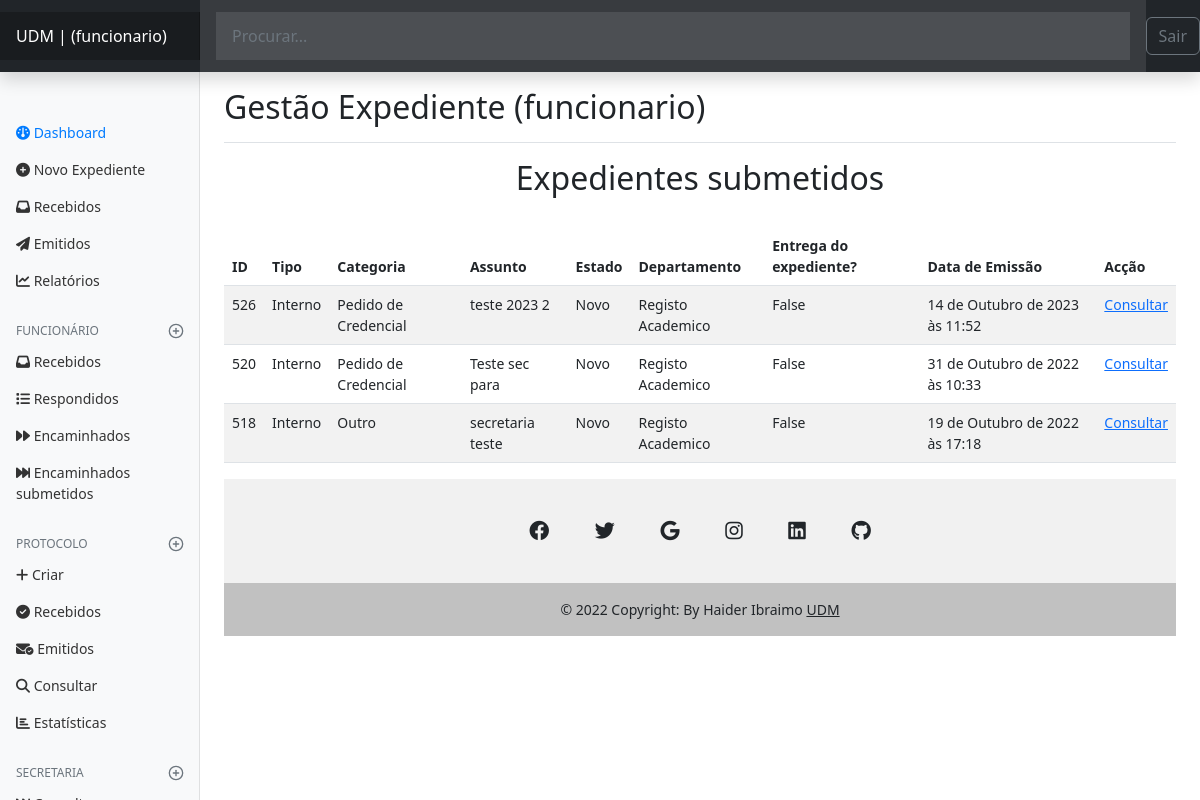
Page /authors/dashbord/expedient/emitidos (signed in) on the earlier database version.
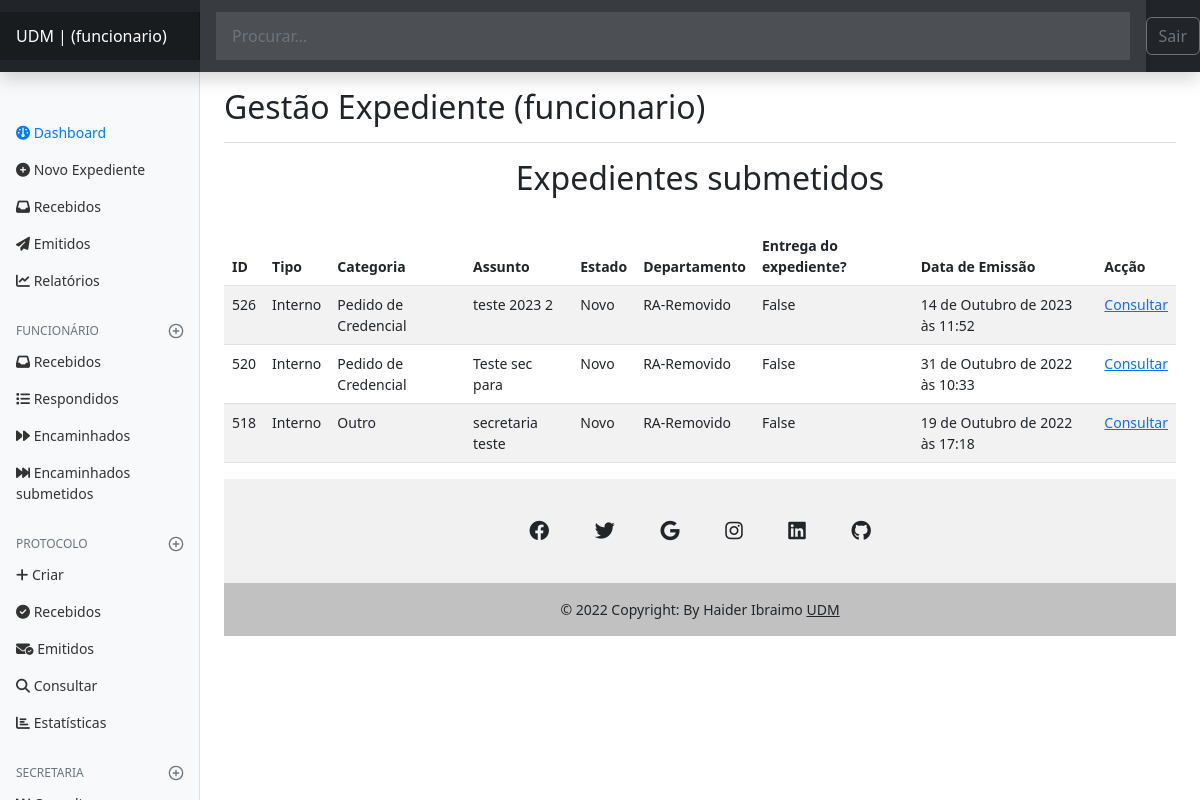
Same page on the later database version.
### expedient/models.py (models this page shows, shortened)
class Expedient(models.Model):
    numero_Ex = models.IntegerField()
    tipo = models.CharField(max_length=50)
    departamento = models.CharField(max_length=100)
    categoria = models.CharField(max_length=100)
    assunto = models.CharField(max_length=150, null=False, )
    prioridade = models.CharField(max_length=20)
    confidencial = models.BooleanField(default=False)
    descricao = models.TextField(null=True, )
    estado = models.CharField(max_length=20)
    anexo = models.FileField(
        upload_to='expedient/uploads/%Y/%m/%d/', null=True,)
    data_emissao = models.DateTimeField(auto_now_add=True)
    data_recepcao = models.DateTimeField(auto_now=True)
    recebido = models.BooleanField(default=False)
    slug = models.SlugField()
    departamento = models.ForeignKey(
        Departamento, on_delete=models.SET_NULL, null=True, default=None)
    usuario = models.ForeignKey(User, on_delete=models.SET_NULL, null=True)

class Departamento(models.Model):
    nome = models.CharField(max_length=65)
    def __str__(self):
        return self.nome

### authors/views.py (the view)
# urls.py: path('dashbord/expedient/emitidos', views.dashbord_expedient_emitidos,
@login_required(login_url='authors:login', redirect_field_name='next')
def dashbord_expedient_emitidos(request):
    expedients = Expedient.objects.filter(
        usuario=request.user,
    ).exclude(estado='Respondido')
    funcionario = Funcionario.objects.filter(author=request.user).first()
    page_obj, pagination_range = make_pagination(
        request, expedients, PER_PAGE)
    return render(request,
                  'authors/pages/dashbord_emitidos.html', context={
                      'expedients': page_obj,
                      'pagination_range': pagination_range,
                      'funcionario': funcionario,
                  }
                  )

### authors/templates/authors/pages/dashbord_emitidos.html (shortened to what this page needs)
{% extends 'global/base.html' %}
{% block content %}
  <H2 align="center">Expedientes submetidos</H2>
  <br>
  <table class="table table-striped table-hover">
    <thead>
     <tr>
        <th>ID</th>
        <th>Tipo</th>
        <th>Categoria</th>
        <th>Assunto</th>
        <th>Estado</th>
        <th>Departamento</th>
        <th>Entrega do expediente?</th>
        <th>Data de Emissão</th>
        <th>Acção</th>
     </tr>
      </thead>
    {% for expedient in expedients %}
    <tr>
        <td> {{ expedient.id }} </td>
        <td>{{ expedient.tipo }}</td>
        <td>{{ expedient.categoria }}</td>
        <td>{{ expedient.assunto }}</td>
        <td>{{ expedient.estado }}</td>
        <td>{{ expedient.departamento }}</td>
        <td>{{ expedient.recebido }}</td>
        <td>{{ expedient.data_emissao }}</td>
        <td> <a href="{% url 'authors:dashbord_expedient_detail' expedient.id %}">Consultar</a> </td>
     </tr>
    {% empty %}
        <p style="color:red">Não tens nenhum expediente emitido, crie um.</p>
    {% endfor %}
</table>
{% endblock content %}

Differences in the rows shown:
changed through a linked row, Expedient "teste 2023 2": departamento "Registo Academico" → "RA-Removido"
changed through a linked row, Expedient "Teste sec para": departamento "Registo Academico" → "RA-Removido"
changed through a linked row, Expedient "Outro": departamento "Registo Academico" → "RA-Removido"
